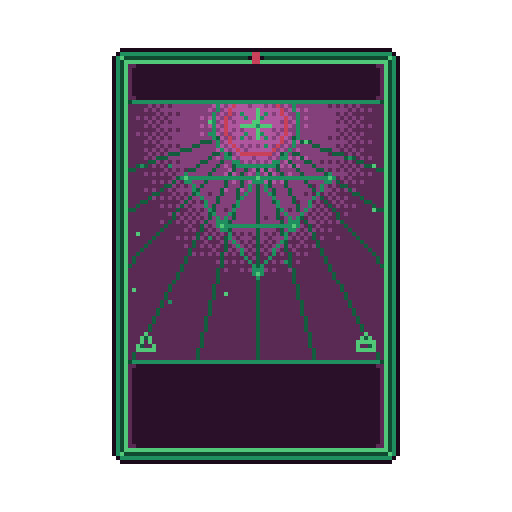
#> input picture gfx/drafts/t509_cards/master_above.png, 512 x 512 px, given in place of logo_content.png, which was not available
$ python draw_icons.py
#> lines starting #> are read from the running program, lines starting #| are printed output that depends on the picture; after the words box and inside, x2 and y2 are one past the last pixel; in counts of white or black regions, pixels touching at a corner belong together
#!/usr/bin/env python3
"""C-267: four DRAFT app icons for the DAEMONS iOS app, and a contact sheet.

Run from anywhere with the pyenv Python (PIL + numpy):
    ~/.pyenv/versions/3.12.2/bin/python3 gfx/drafts/c267_icon/draw_icons.py
Reads the companion's exported art (never writes there). Every piece of pixel art
is scaled by an integer, nearest-neighbour; every icon is 1024x1024 opaque RGB.
"""
from pathlib import Path
import numpy as np
from PIL import Image, ImageDraw, ImageFont

HERE = Path(__file__).resolve().parent
ART = Path.home() / "Projects/daemons-companion/server/data/art"
CURRENT = Path.home() / "Projects/daemons-companion/app/assets/icon.png"
N = 1024

GREEN = ["#a0f8e8", "#40d8c0", "#009080", "#005048"]   # title.json greenRamp
RED, PURPLE, BLUE = "#C8405A", "#B0569E", "#4F6BD8"     # the hermetic pulse


def rgb(h):
    h = h.lstrip("#")
    return tuple(int(h[i:i + 2], 16) for i in (0, 2, 4))


def load(p):
    return Image.open(p).convert("RGBA")
#> returned value is the input picture: PIL image 512x512 RGBA; mean R, G, B, A 32.3, 26.7, 35.3, 116.4


def bbox_crop(im):
    return im.crop(im.getbbox())


def nn(im, k):
    return im.resize((im.width * k, im.height * k), Image.NEAREST)


def paste_center(canvas, im, cx=N // 2, cy=N // 2):
    canvas.alpha_composite(im, (cx - im.width // 2, cy - im.height // 2))


def native(p):
    """Title art is exported at scale 2; undo it exactly."""
    a = np.array(load(p))
    assert (a[::2, ::2] == a[1::2, 1::2]).all()
    return Image.fromarray(a[::2, ::2])
#> returned value: PIL image 256x256 RGBA


def logo_letter(p, idx):
    """Letter idx of a native logo, cut at its empty columns."""
    im = native(p)
    op = np.array(im)[:, :, 3] > 0
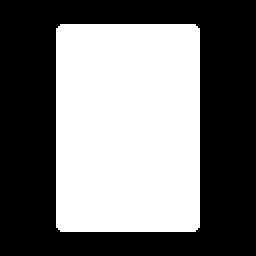
#> op: shape (256, 256) bool; 45.6% white; 1 white region, box (x1, y1, x2, y2) and area: (56, 24, 200, 232) 29904
    cols = op.any(0)
    runs, s = [], None
    for i, c in enumerate(list(cols) + [False]):
        if c and s is None:
            s = i
        if not c and s is not None:
            runs.append((s, i)); s = None
#> this loop made 257 passes
#> c on pass 57: True
#> c on passes 1 to 6: False, False, False, False, False, False
#> after the loop, runs = [(56, 200)]
    x0, x1 = runs[idx]
#> x0 = 56; x1 = 200
    return bbox_crop(im.crop((x0, 0, x1, im.height)))


# 3x5 pixel digits, for the splash's 0s and 1s
DIG = {"0": ["111", "101", "101", "101", "111"], "1": ["010", "110", "010", "010", "111"]}


def binary_field(grid, cell, colour, alpha, seed, avoid=None):
    """A faint rain of 0/1 glyphs on a grid; returns an RGBA layer."""
    rng = np.random.default_rng(seed)
    layer = Image.new("RGBA", (N, N), (0, 0, 0, 0))
    d = ImageDraw.Draw(layer)
    px = cell // 5
    for gy in range(grid):
        for gx in range(grid):
            if rng.random() < 0.45:
                continue
            ch = "01"[rng.integers(2)]
            a = int(alpha * (0.4 + 0.6 * rng.random()))
            ox, oy = gx * cell + px, gy * cell + px // 2
            for r, row in enumerate(DIG[ch]):
                for c, bit in enumerate(row):
                    if bit == "1":
                        d.rectangle([ox + c * px, oy + r * px, ox + (c + 1) * px - 1, oy + (r + 1) * px - 1],
                                    fill=rgb(colour) + (a,))
    return layer


def flat(im):
    out = Image.new("RGB", im.size, (0, 0, 0))
    out.paste(im, mask=im.split()[3])
    return out


# ---------------------------------------------------------------- (a) monogram
def icon_a():
    """The title logo's D, recoloured into the splash green ramp, on dark."""
    d = logo_letter(ART / "title/logo_content.png", 0)
    a = np.array(d).astype(int)
    lum = a[:, :, :3].sum(2)
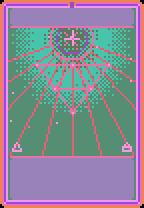
#> lum: shape (208, 144) int64; 11 distinct labels, from 0 to 420; one colour per label, 0 black
    op = a[:, :, 3] > 0
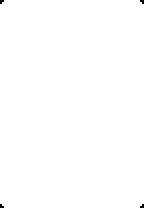
#> op: shape (208, 144) bool; 99.8% white; 4 black regions (4 under 20 px)
    levels = sorted(set(lum[op].tolist()))
#> levels = [62, 98, 137, 174, 217, 269, 318, 354, 400, 420]
    dark = [l for l in levels if l < 200]           # the logo's drop-shadow / outline
#> dark = [62, 98, 137, 174]
    body = [l for l in levels if l >= 200]
#> body = [217, 269, 318, 354, 400, 420]
    out = np.zeros_like(a)
    for y, x in zip(*np.nonzero(op)):
        l = lum[y, x]
        if l in dark:
            c = rgb("#02201e")
        else:
            # brightest body level -> lightest green, darker -> deeper
            t = body.index(l) / max(1, len(body) - 1)
            c = rgb(GREEN[0]) if t > 0.75 else rgb(GREEN[1]) if t > 0.3 else rgb(GREEN[2])
        out[y, x] = c + (255,)
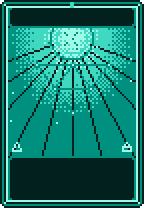
#> out: shape (208, 144, 4) int64; mean of channels 0, 1, 2, 3 20.9, 117.8, 106.1, 254.6; transparent parts drawn white
    d = Image.fromarray(out.astype(np.uint8))
    k = 700 // d.height
#> k = 3
    icon_a.k = k
#> icon_a.k = 3
    big = nn(d, k)
    bg = Image.new("RGBA", (N, N), rgb("#071615") + (255,))
    bg.alpha_composite(binary_field(16, 64, GREEN[3], 150, 267))
#> in binary_field, `layer = Image.new("RGBA", (N, N), (0, 0, 0, 0))`: layer: PIL image 1024x1024 RGBA; every value is 0
    paste_center(bg, big, N // 2 + k // 2, N // 2)
    return flat(bg)
#> in flat, `out = Image.new("RGB", im.size, (0, 0, 0))`: out: PIL image 1024x1024 RGB; every value is 0


# ------------------------------------------------------- (b) sprite on a split
def icon_b():
    """MUSAI's front sprite on a CONTENT|CONTEXT split, the two logos' colours."""
    sp = bbox_crop(load(ART / "musai.png"))
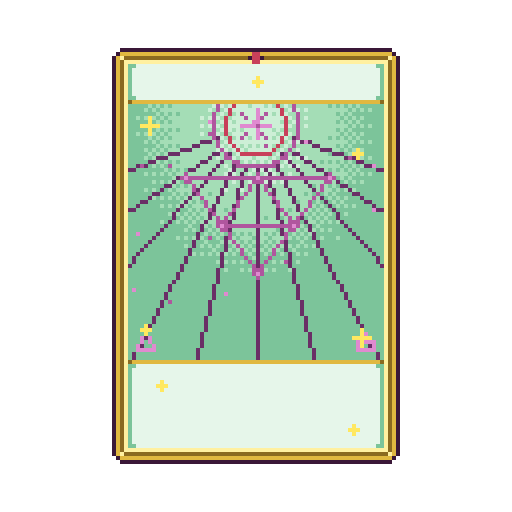
#> input picture gfx/drafts/t509_cards/master_above_shiny.png, 512 x 512 px, given in place of musai.png, which was not available
#> in load, returned value is the input picture: PIL image 512x512 RGBA; mean R, G, B, A 77, 87.2, 73.4, 116.4
    k = 760 // max(sp.size)
#> k = 1
    big = nn(sp, k)
    bg = Image.new("RGBA", (N, N))
    d = ImageDraw.Draw(bg)
    d.rectangle([0, 0, N // 2 - 1, N], fill=rgb("#24497a") + (255,))    # CONTENT's blue, darkened
    d.rectangle([N // 2, 0, N, N], fill=rgb("#a8400c") + (255,))         # CONTEXT's D orange, darkened
    # a soft shadow block under the feet, pixel-stepped
    paste_center(bg, big, N // 2, N // 2 + 20)
#> call 2 of paste_center, with cx = 512, cy = 532
#> in paste_center (call 2), `canvas.alpha_composite(im, (cx - im.width // 2, cy - im.height // 2))`:
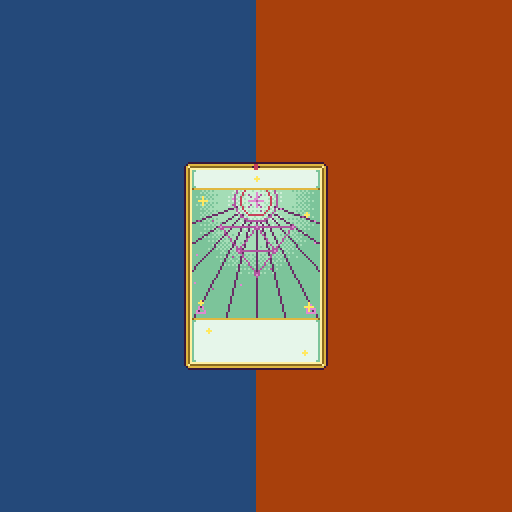
#> canvas: PIL image 1024x1024 RGBA (shown at 1/2 size); mean R, G, B, A 109.6, 82.5, 77.7, 255
    return flat(bg)


# --------------------------------------------------------- (c) the pulse mark
def icon_c():
    """Two discs, red and blue, overlapping in purple -- drawn on a 64 grid, x16."""
    g = 64
#> g = 64
    yy, xx = np.mgrid[0:g, 0:g] + 0.5
    r = 17.5
    L = (xx - 24) ** 2 + (yy - 32) ** 2 <= r * r
#> L: shape (64, 64) bool; 23.2% white; 1 white region, box (x1, y1, x2, y2) and area: (7, 15, 41, 49) 952
    R = (xx - 40) ** 2 + (yy - 32) ** 2 <= r * r
#> R: shape (64, 64) bool; 23.2% white; 1 white region, box (x1, y1, x2, y2) and area: (23, 15, 57, 49) 952
    im = np.zeros((g, g, 3), np.uint8)
    im[:] = rgb("#120e1c")
    im[L] = rgb(RED)
    im[R] = rgb(BLUE)
    im[L & R] = rgb(PURPLE)
    # a one-pixel lighter rim on the lens, so it reads as the place they meet
    lens = L & R
#> lens: shape (64, 64) bool; 10.2% white; 1 white region, box (x1, y1, x2, y2) and area: (23, 17, 41, 47) 416
    edge = lens & ~(np.roll(lens, 1, 0) & np.roll(lens, -1, 0) & np.roll(lens, 1, 1) & np.roll(lens, -1, 1))
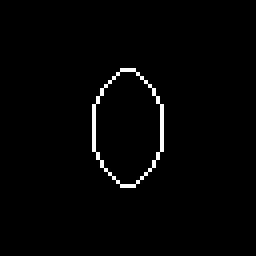
#> edge: shape (64, 64) bool (shown 4 times larger); 1.6% white in thin lines or dots, all inside (x1, y1, x2, y2) = (23, 17, 41, 47)
    im[edge] = rgb("#e08cc8")
    return Image.fromarray(im).resize((N, N), Image.NEAREST)


# ------------------------------------------------------- (d) the two title daemons, spliced
def icon_d():
    """Half CODEMUSAI, half CAREMUSAI -- the pair who swap sides between the two
    editions' title screens -- joined at one seam, on a dark that is half each."""
    a = load(ART / "codemusai.png")
    b = load(ART / "caremusai.png")
    # each sprite cut at its own centre column, so the two heads meet at the seam
    # [4 lines left out: function halves, not called in this run]
    left, _ = halves(a)
    _, right = halves(b)
    sp = Image.new("RGBA", (left.width + right.width, 64))
    sp.alpha_composite(left, (0, 0))
    sp.alpha_composite(right, (left.width, 0))
    sp = bbox_crop(sp)
    k = 760 // max(sp.size)
    big = nn(sp, k)
    bg = Image.new("RGBA", (N, N))
    d = ImageDraw.Draw(bg)
    d.rectangle([0, 0, N // 2 - 1, N], fill=rgb("#141a2c") + (255,))
    d.rectangle([N // 2, 0, N, N], fill=rgb("#26142a") + (255,))
    paste_center(bg, big, N // 2, N // 2 + 16)
    return flat(bg)


# ---------------------------------------------------------------- the sheet
# [49 lines left out: functions rounded, font, sheet, not called in this run]


def main():
    icons = {"a": icon_a(), "b": icon_b(), "c": icon_c(), "d": icon_d()}
    for k, im in icons.items():
        assert im.size == (N, N) and im.mode == "RGB"
        im.save(HERE / f"icon_{k}.png")
    cur = Image.open(CURRENT).convert("RGB")
    items = [
        ("current", "The icon today: a robot dog on a navy disc.", cur),
        ("A  monogram", f"The title logo's D, its own pixels x{icon_a.k}, in the splash's green ramp over faint 0s and 1s.", icons["a"]),
        ("B  split", "MUSAI's front sprite x12 on a split: CONTENT's blue left, CONTEXT's orange right.", icons["b"]),
        ("C  pulse", "Red and blue discs meeting in purple, drawn on a 64 grid and scaled x16.", icons["c"]),
        ("D  seam", "Half CODEMUSAI, half CAREMUSAI -- the two who trade places on the two title screens -- one body, one seam.", icons["d"]),
    ]
    sheet(items, HERE / "sheet.png")


# ================================================================ round 2
# The user on the sheet (2026-11-01): A's background, with the musical notes
# coming up; the daemon from B, or the robot dog from the current icon; and
# red and blue notes that cross in purple.

NOTE_COLOURS = ["#d83078", "#f87840", "#f8d848", "#78d860", "#48a8f8", "#a870f8", "#f8a8c8"]  # title.json


# [4 lines left out: function title_notes, not called in this run]


def note_mask():
    a = np.array(title_notes()[0])
    return a[:, :, 3] > 0, a[:, :, :3].astype(int).sum(2)


# [73 lines left out: functions rising_field, pulse_notes, current_dog, daemon_on_field, not called in this run]


def icon_e():
    return daemon_on_field(bbox_crop(load(ART / "musai.png")))


def icon_f():
    return daemon_on_field(current_dog(), target=600, dy=140)


def icon_g():
    return daemon_on_field(bbox_crop(load(ART / "codemusai.png")))


# [75 lines left out: functions main2, green_logo, letter_runs, logo_parts, word_with_notes, word_behind, not called in this run]


def icon_h():
    return word_behind(bbox_crop(load(ART / "musai.png")), 520, 115)


def icon_i():
    return word_behind(current_dog(), 560, 120)


# [33 lines left out: functions icon_j, main3, not called in this run]


if __name__ == "__main__":
#> (the run stopped early here; a loop or call above may not have finished)
